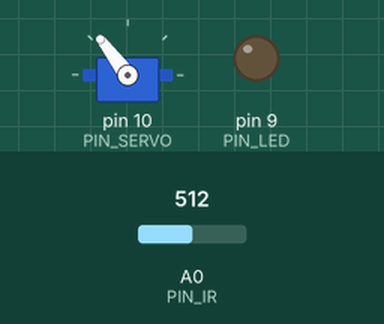
This sketch was run on a simulated Arduino Uno, built with avr-gcc and run on an emulated ATmega328P. Shown: servo, output pins drawn as LEDs (lit = HIGH). The inputs (shaded band) are chosen by the test bench; at power-on: A0 (PIN_IR) = 512. What the sketch prints to the serial monitor is not drawn.

Above: at 1.2 s.
1.3 s: A0 (PIN_IR) set to 306
At 1.47 s:
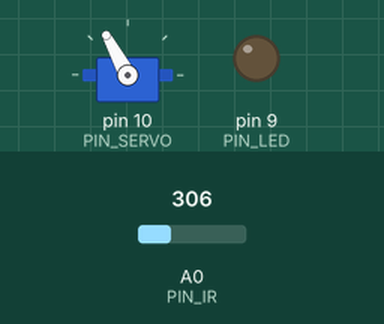
3.0 s: A0 (PIN_IR) set to 245
At 4.0 s:
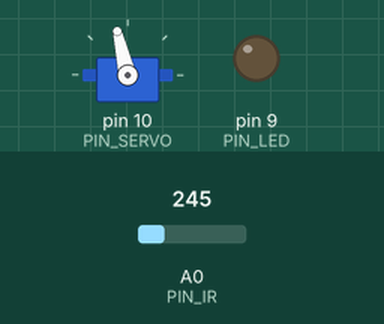
Timing chart, 0 to 6.0 s (numbered marks = the images above; inputs shaded):
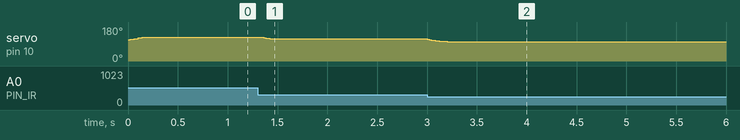

Measured:
- after the input at 1.3 s, servo on pin 10 (PIN_SERVO): 127° → 118° at once, → 117° 0.20 s later
- after the input at 3.0 s, servo on pin 10 (PIN_SERVO): 117° → 104° at once, → 103° 0.20 s later

The sketch:

final.ino
```cpp
#include <Servo.h> // [2972] 서보 헤더파일 포함

/////////////////////////////
// Configurable parameters //
/////////////////////////////

// Arduino pin assignment
#define PIN_LED 9 // [1234] LED를 아두이노 GPIO 9번 핀에 연결
                  // [2345] ...하면 개선
#define PIN_SERVO 10 // [2951] servo moter를 아두이노 GPIO 10번 핀에 연결
#define PIN_IR A0      // [2961] 적외선센서를 아두이노 A0핀에 연결

// Framework setting
#define _DIST_TARGET 255 //[2967] 탁구공 위치까지의 거리를 255로 고정
         // [2952] 탁구공의 목표 위치를 25.5cm로 설정
#define _DIST_MIN 100 // [2972] 거리 센서가 인식 가능하게 설정한 최소 거리
#define _DIST_MAX 410 // [2972] 거리 센서가 인식 가능하게 설정한 최대 거리


// Distance sensor
#define _DIST_ALPHA 0.28   // [2959] ema 필터에 적용할 알파값

// filtering
static long apt = 0;
#define interval 2 // miliseconds
unsigned long oldmil;

int fc = 9;
float dt = interval / 1000.0;
float lambda = 2 * PI * fc * dt;

float calidist = 0.0;
float filter = 0.0;
float prev = 0.0;

// Servo range
#define _DUTY_MIN 1600 // [2952] 서보의 최소 각도값
#define _DUTY_NEU 1700 // [2952] 서보의 중간 각도값
#define _DUTY_MAX 1850 // [1691] 서보의 최대 각도

// Servo speed control
#define _SERVO_ANGLE 30  //[2967] 서보 각도 설정
#define _SERVO_SPEED 710  //[2959] 서보의 속도 설정

// Event periods
#define _INTERVAL_DIST 20  //[2959] 센서의 거리측정 인터벌값
#define _INTERVAL_SERVO 20 //[2967] 서보 INTERVAL값 설정
#define _INTERVAL_SERIAL 200  //[2959] 시리얼 모니터/플로터의 인터벌값 설정

// PID parameters
#define _KP 1.01 // 비례이득

// [2964] 실제 거리에 따라서 센서가 읽는 값
#define r1 104  // 100mm
#define r2 124  // 150mm
#define r3 171  // 200mm
#define r4 205  // 250mm
#define r5 226  // 300mm
#define r6 250  // 350mm
#define r7 280  // 400mm


//////////////////////
// global variables //
//////////////////////

// Servo instance
Servo myservo;  // [2972] 서보 정의

// Distance sensor
int a, b, c, d, e, f, g; // raw dist
float dist_target; // location to send the ball
float dist_raw, dist_ema;    // [2961] dist_raw : 적외선센서로 얻은 거리를 저장하는 변수
                             // [2961] dist_ema : 거리를 ema필터링을 한 값을 저장하는 변수
float alpha;    // [2959] ema의 알파값을 저장할 변수


// Event periods
unsigned long last_sampling_time_dist, last_sampling_time_servo, last_sampling_time_serial;// [2957] last_sampling_time_dist : 거리센서 측정 주기
                          // [2957] last_sampling_time_servo : 서보 위치 갱신 주기
                          // [2957] last_sampling_time_serial : 제어 상태 시리얼 출력 주기
bool event_dist, event_servo, event_serial; // [2957] 각각의 주기에 도달했는지를 불리언 값으로 저장하는 변수

// Servo speed control
float duty_chg_per_interval; // [2952] 한 주기당 변화할 서보 활동량을 정의
float duty_target, duty_curr; // [2961] 목표위치, 서보에 입력할 위치

// PID variables
float error_curr, error_prev, control, kp, pterm, dterm, iterm;


void setup() {
// initialize GPIO pins for LED and attach servo
pinMode(PIN_LED, OUTPUT); // [2952] LED를 GPIO 9번 포트에 연결
                          // [2957] LED를 출력 모드로 설정
myservo.attach(PIN_SERVO); // [2952] 서보 모터를 GPIO 10번 포트에 연결


// initialize global variables
alpha = _DIST_ALPHA;   // [2959] ema의 알파값 초기화
dist_ema = 0;  // ema 초기화
duty_curr = _DUTY_NEU;// duty_curr을 중간값으로 초기화

// move servo to neutral position
myservo.writeMicroseconds(_DUTY_NEU);
// [2952] 서보 모터를 중간 위치에 지정


// initialize serial port
Serial.begin(115200); // [2952] 시리얼 포트를 115200의 속도로 연결

// P_control constant
kp = _KP; // 비례이득 저장

// convert angle speed into duty change per interval
duty_chg_per_interval = float((_DUTY_MAX - _DUTY_MIN)) * (_SERVO_SPEED / 180.0) * (_INTERVAL_SERVO / 1000.0); // [2959] 한 주기마다 이동할 양(180.0, 1000.0은 실수타입이기 때문에 나눗셈의 결과가 실수타입으로 리턴)
// [2974] INTERVAL -> _INTERVAL_SERVO 로 수정
// [2974] 이벤트 변수 초기화
last_sampling_time_dist = 0; // [2974] 마지막 거리 측정 시간 초기화
last_sampling_time_servo = 0; // [2974] 마지막 서보 업데이트 시간 초기화
last_sampling_time_serial = 0; // [2974] 마지막 출력 시간 초기화
event_dist = event_servo = event_serial = false; // [2974] 각 이벤트 변수 false로 초기화
}


void loop() {
/////////////////////
// Event generator //
/////////////////////

  unsigned long time_curr = millis();  // [2964] event 발생 조건 설정
  if(time_curr >= last_sampling_time_dist + _INTERVAL_DIST) {
    last_sampling_time_dist += _INTERVAL_DIST;
    event_dist = true; // [2957] 거리 측정 주기에 도달했다는 이벤트 발생
  }
  if(time_curr >= last_sampling_time_servo + _INTERVAL_SERVO) {
    last_sampling_time_servo += _INTERVAL_SERVO;
    event_servo = true; // [2957] 서보모터 제어 주기에 도달했다는 이벤트 발생
  }
  if(time_curr >= last_sampling_time_serial + _INTERVAL_SERIAL) {
    last_sampling_time_serial += _INTERVAL_SERIAL;
    event_serial = true; // [2957] 출력주기에 도달했다는 이벤트 발생
  }

////////////////////
// Event handlers //
////////////////////

  // get a distance reading from the distance sensor
  if(event_dist) {
     event_dist = false;
      dist_raw = ir_distance_filtered() * 10.0;   // [2959] dist_raw에 필터링된 측정값 저장
      if (dist_ema == 0){                  // [2959] 맨 처음
        dist_ema = dist_raw;               // [2959] 맨 처음 ema값 = 필터링된 측정값
      }                                    // [2963] dist_ema를 dist_raw로 초기화
      else{
        dist_ema = alpha * dist_raw + (1-alpha) * dist_ema;   // [2959] ema 구현
      }

  // PID control logic

    error_curr = 255.0 - dist_ema;
    pterm = kp * error_curr;

  // duty_target = f(duty_neutral, control)
    if(error_curr > 0) {
      duty_target = 1700 + (1.5 * pterm);
    }else{
      duty_target = 1700 + pterm;
    }

  // keep duty_target value within the range of [_DUTY_MIN, _DUTY_MAX]
    if(duty_target < _DUTY_MIN) duty_target = _DUTY_MIN;
    else if (duty_target > _DUTY_MAX) duty_target = _DUTY_MAX;


  }

  if(event_servo) {
    event_servo = false; // [2974] 서보 이벤트 실행 후, 다음 주기를 기다리기 위해 이벤트 종료
    // adjust duty_curr toward duty_target by duty_chg_per_interval
    if(duty_target > duty_curr) {  // [2964] 현재 서보 각도 읽기
      duty_curr += duty_chg_per_interval; // [2961] duty_curr은 주기마다 duty_chg_per_interval만큼 증가
      if(duty_curr > duty_target) {duty_curr = duty_target;} // [2956] duty_target 지나쳤을 경우, duty_target에 도달한 것으로 duty_curr값 재설정
    }
    else {
      duty_curr -= duty_chg_per_interval;  // [2961] duty_curr은 주기마다 duty_chg_per_interval만큼 감소
      if (duty_curr < duty_target) {duty_curr = duty_target;} // [2956] duty_target 지나쳤을 경우, duty_target에 도달한 것으로 duty_curr값 재설정
    }
    // update servo position
    myservo.writeMicroseconds(duty_curr); // [2964] 서보 움직임 조절
  }

  if(event_serial) {
    event_serial = false; // [2974] 출력 이벤트 실행 후, 다음 주기까지 이벤트 종료
    Serial.print("Min:100,Low:410,dist:");
    Serial.print(dist_raw); // [2957] 적외선 센서로부터 받은 값 출력
                            // [2959] 적외선 센서로부터 받은 값을 보정한 값 출력
    Serial.print(",pterm:");
    Serial.print(pterm);    // [2961] 비례제어량 출력
    Serial.print(",duty_target:");
    Serial.print(duty_target); // [2957] 목표로 하는 거리 출력
    Serial.print(",duty_curr:");
    Serial.print(duty_curr); // [2957] 서보모터에 입력한 값 출력
    Serial.print("duty_chg_per_interval :");
    Serial.print(duty_chg_per_interval);
    Serial.println(",High:310,Max:2000");
  }
}
float ir_distance(void){ // return value unit: mm
                         // [2959] 센서가 측정한 거리를 리턴해주는 함수
  float val, dist_cali;
  float volt = float(analogRead(PIN_IR));
  val = ((6762.0/(volt-9.0))-4.0) * 10.0;

  a = r1;
  b = r2;
  c = r3;
  d = r4;
  e = r5;
  f = r6;
  g = r7;


  if (val <= r2){
    dist_cali = 100 + (150 - 100) / (b - a) * (val - a); // 15cm 이하 보정
  }


  else if(val > r2 && val <= r3){
    dist_cali = 150 + (200 - 150) / (c - b) * (val - b); // 15cm 이상 20cm 이하 보정
  }


  else if(val > r3 && val <= r4){
    dist_cali = 200 + (250 - 200) / (d - c) * (val - c); // 20cm 이상 25cm 이하 보정
  }


  else if(val > r4 && val <= r5){
    dist_cali = 250 + (300 - 250) / (e - d) * (val - d); // 25cm 이상 30cm 이하 보정
  }


  else if(val > r5 && val <= r6){
    dist_cali = 300 + (350 - 300) / (f - e) * (val - e); // 30cm 이상 35cm 이하 보정
  }


  else{
    dist_cali = 350 + (400 - 350) / (g - f) * (val - f); // 35cm 이상 40cm 이하 보정
  }

  return dist_cali;

  //return 100 + 300.0 / (b - a) * (val - a);  // [2964] 센서가 읽은 거리를 이용한 실제
      // 거리 반환
}                                              // [2959] 윗줄 ir_distance_filtered로 이동

float ir_distance_filtered(void){ // return value unit: mm
  float prev = 0;
  unsigned long dmil = 0;
  unsigned long mil = millis();
  if (mil != oldmil) {
    dmil = mil - oldmil;
    oldmil = mil;
  }

  apt -= dmil;

  if (apt <= 0) {
    apt += interval;

    float calidist = ir_distance();
    float filter = lambda / (1 + lambda) * calidist + 1 / (1 + lambda) * prev;
    float prev = filter;
    return filter;
  }
}
```
